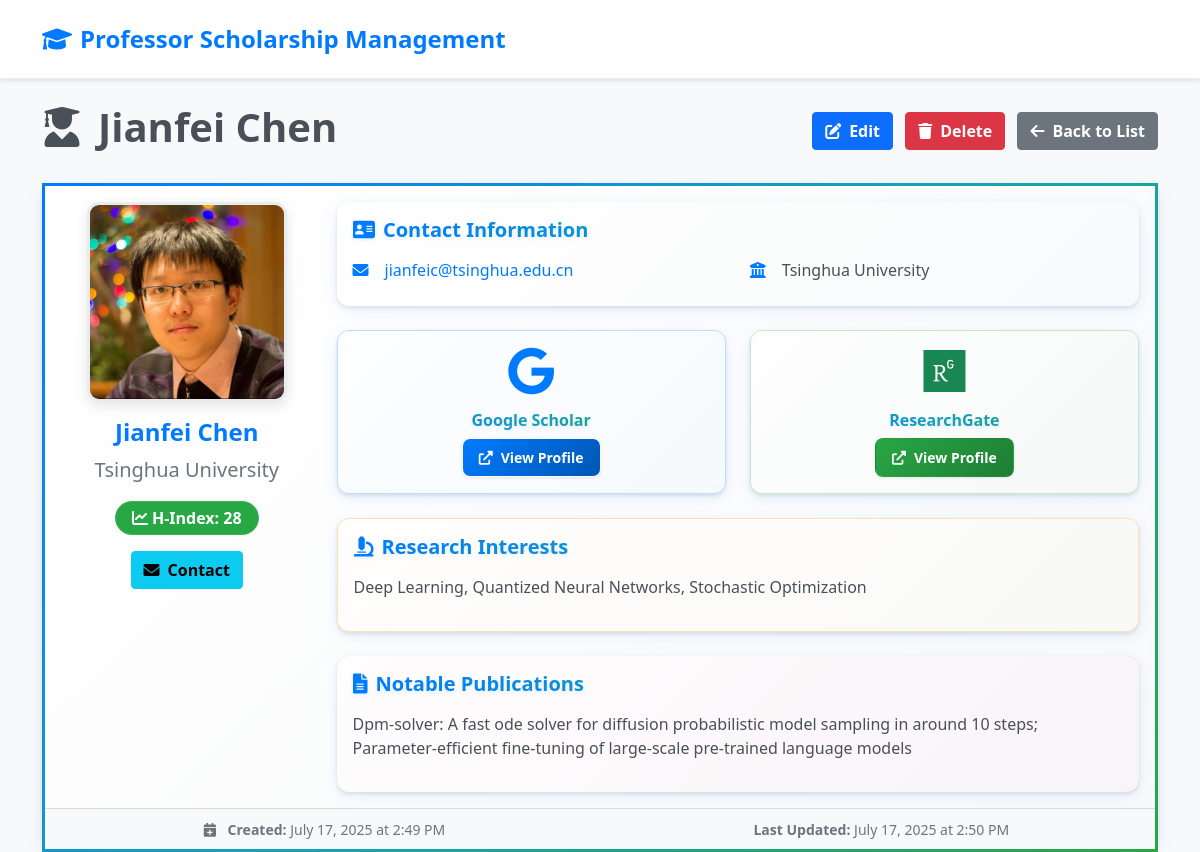
The page /professor/7/ on the database its author committed.
### professors/models.py (models this page shows, shortened)
class Professor(models.Model):
    profile_picture = models.ImageField(upload_to='professors/', blank=True, null=True)
    name = models.CharField(max_length=200)
    university = models.CharField(max_length=200)
    research_interests = models.TextField()
    email = models.EmailField()
    h_index = models.IntegerField()
    famous_articles = models.TextField()
    google_scholar_url = models.URLField()
    researchgate_url = models.URLField()
    created_at = models.DateTimeField(auto_now_add=True)
    updated_at = models.DateTimeField(auto_now=True)
    class Meta:
        ordering = ['name']

### professors/views.py (the view)
# urls.py: path('professor/<int:pk>/', views.ProfessorDetailView.as_view(), name='professor_detail'),
class ProfessorDetailView(DetailView):
    model = Professor
    template_name = 'professors/professor_detail.html'
    context_object_name = 'professor'

### templates/professors/professor_detail.html (shortened to what this page needs)
{% extends 'base.html' %}
{% block extra_css %}
    {% load static %}
    <link href="{% static 'css/professor-detail.css' %}" rel="stylesheet">
{% endblock %}
{% block content %}
<div class="row">
    <div class="col-md-12">
        <div class="d-flex justify-content-between align-items-center mb-4">
            <h1 class="display-6 fw-bold">
                <i class="fas fa-user-graduate me-3"></i>{{ professor.name }}
            </h1>
            <div>
                <a href="{% url 'professor_edit' professor.pk %}" class="btn btn-primary me-2">
                    <i class="fas fa-edit me-2"></i>Edit
                </a>
                <a href="{% url 'professor_delete' professor.pk %}" class="btn btn-danger me-2">
                    <i class="fas fa-trash me-2"></i>Delete
                </a>
                <a href="{% url 'professor_list' %}" class="btn btn-secondary">
                    <i class="fas fa-arrow-left me-2"></i>Back to List
                </a>
            </div>
        </div>
        <div class="card">
            <div class="card-body">
                <div class="row">
                    <div class="col-md-3 text-center">
                        {% if professor.profile_picture %}
                            <img src="{{ professor.profile_picture.url }}" alt="{{ professor.name }}" class="detail-profile-img mb-3">
                        {% else %}
                            <div class="detail-profile-img bg-secondary d-flex align-items-center justify-content-center mx-auto mb-3">
                                <i class="fas fa-user fa-4x text-white"></i>
                            </div>
                        {% endif %}
                        <div class="mb-4">
                            <h4 class="fw-bold text-primary">{{ professor.name }}</h4>
                            <p class="text-muted fs-5 mb-3">{{ professor.university }}</p>
                            <div class="d-flex justify-content-center gap-2 mb-3">
                                <span class="badge rounded-pill fs-6 px-3 py-2 badge-success-gradient">
                                    <i class="fas fa-chart-line me-1"></i>H-Index: {{ professor.h_index }}
                                </span>
                            </div>
                            <a href="mailto:{{ professor.email }}" class="btn btn-info">
                                <i class="fas fa-envelope me-2"></i>Contact
                            </a>
                        </div>
                    </div>
                    <div class="col-md-9">
                        <div class="row mb-4">
                            <div class="col-md-12">
                                <div class="card border-0 bg-light">
                                    <div class="card-body">
                                        <h5 class="card-title text-primary mb-3">
                                            <i class="fas fa-address-card me-2"></i>Contact Information
                                        </h5>
                                        <div class="row">
                                            <div class="col-md-6">
                                                <div class="d-flex align-items-center mb-2">
                                                    <i class="fas fa-envelope text-primary me-3"></i>
                                                    <a href="mailto:{{ professor.email }}" class="text-decoration-none">
                                                        {{ professor.email }}
                                                    </a>
                                                </div>
                                            </div>
                                            <div class="col-md-6">
                                                <div class="d-flex align-items-center mb-2">
                                                    <i class="fas fa-university text-primary me-3"></i>
                                                    <span>{{ professor.university }}</span>
                                                </div>
                                            </div>
                                        </div>
                                    </div>
                                </div>
                            </div>
                        </div>
                        <div class="row mb-4">
                            <div class="col-md-6">
                                <div class="card border-0 card-blue-gradient">
                                    <div class="card-body text-center">
                                        <i class="fab fa-google fa-3x text-primary mb-3"></i>
                                        <h6 class="card-title">Google Scholar</h6>
                                        {% if professor.google_scholar_url %}
                                            <a href="{{ professor.google_scholar_url }}" target="_blank" class="btn btn-animated btn-primary-animated btn-sm">
                                                <i class="fas fa-external-link-alt me-2"></i>View Profile
                                            </a>
                                        {% else %}
                                            <span class="text-muted">Not provided</span>
                                        {% endif %}
                                    </div>
                                </div>
                            </div>
                            <div class="col-md-6">
                                <div class="card border-0 card-green-gradient">
                                    <div class="card-body text-center">
                                        <i class="fab fa-researchgate fa-3x text-success mb-3"></i>
                                        <h6 class="card-title">ResearchGate</h6>
                                        {% if professor.researchgate_url %}
                                            <a href="{{ professor.researchgate_url }}" target="_blank" class="btn btn-animated btn-success-animated btn-sm">
                                                <i class="fas fa-external-link-alt me-2"></i>View Profile
                                            </a>
                                        {% else %}
                                            <span class="text-muted">Not provided</span>
                                        {% endif %}
                                    </div>
                                </div>
                            </div>
                        </div>
                        <div class="card border-0 mb-4 card-orange-gradient">
                            <div class="card-body">
                                <h5 class="card-title text-primary mb-3">
                                    <i class="fas fa-microscope me-2"></i>Research Interests
                                </h5>
                                <div class="research-interests">
                                    {{ professor.research_interests|linebreaks }}
                                </div>
                            </div>
                        </div>
                        <div class="card border-0" style="background: linear-gradient(135deg, #fce4ec 0%, #f8bbd9 100%);">
                            <div class="card-body">
                                <h5 class="card-title text-primary mb-3">
                                    <i class="fas fa-file-alt me-2"></i>Notable Publications
                                </h5>
                                <div class="famous-articles">
                                    {{ professor.famous_articles|linebreaks }}
                                </div>
                            </div>
                        </div>
                    </div>
                </div>
            </div>
            <div class="card-footer bg-light">
                <div class="row text-center">
                    <div class="col-md-6">
                        <small class="text-muted">
                            <i class="fas fa-calendar-plus me-2"></i>
                            <strong>Created:</strong> {{ professor.created_at|date:"F d, Y \a\t g:i A" }}
                        </small>
                    </div>
                    <div class="col-md-6">
                        <small class="text-muted">
                            <strong>Last Updated:</strong> {{ professor.updated_at|date:"F d, Y \a\t g:i A" }}
                        </small>
                    </div>
                </div>
            </div>
        </div>
    </div>
</div>
{% endblock %}

### templates/base.html (shortened to what this page needs)
<!DOCTYPE html>
<html lang="en">
<head>
    <link href="https://cdn.jsdelivr.net/npm/bootstrap@5.1.3/dist/css/bootstrap.min.css" rel="stylesheet">
    <link href="https://cdnjs.cloudflare.com/ajax/libs/font-awesome/6.0.0/css/all.min.css" rel="stylesheet">
    {% load static %}
    <link href="{% static 'css/styles.css' %}" rel="stylesheet">
    {% block extra_css %}{% endblock %}
</head>
<body>
    <nav class="navbar navbar-expand-lg navbar-dark">
        <div class="container">
            <a class="navbar-brand" href="{% url 'professor_list' %}">
                <i class="fas fa-graduation-cap me-2"></i>Professor Scholarship Management
            </a>
        </div>
    </nav>
    <div class="container mt-4">
        {% block content %}
        {% endblock %}
    </div>
</body>
</html>

### static/css/styles.css (style rules this page uses)
:root { --primary-dark: #0a0a0a; --secondary-dark: #1a1a2e; --accent-purple: #16213e; --blue-gradient: linear-gradient(135deg, #667eea 0%, #764ba2 100%); --purple-gradient: linear-gradient(135deg, #a8edea 0%, #fed6e3 100%); --dark-gradient: linear-gradient(135deg, #0f0f23 0%, #16213e 100%); --card-shadow: 0 8px 32px rgba(0, 0, 0, 0.3); --hover-shadow: 0 16px 64px rgba(0, 0, 0, 0.4); --text-light: #e8e8e8; --text-dark: #000000; --text-hover: #000000; }
body { background: #f8f9fa; min-height: 100vh; font-family: 'Segoe UI', system-ui, sans-serif; color: #495057; overflow-x: hidden; }
body::before { display: none; }
.navbar { background: #ffffff !important; backdrop-filter: none; border-bottom: 1px solid #e9ecef; box-shadow: 0 2px 4px rgba(0, 0, 0, 0.1); padding: 1rem 0; }
.navbar-brand { font-weight: 700; font-size: 1.5rem; color: #007bff !important; }
.card { background: linear-gradient(135deg, rgba(255, 255, 255, 0.95) 0%, rgba(248, 249, 250, 0.95) 50%, rgba(240, 248, 255, 0.95) 100%); backdrop-filter: blur(10px); border: 3px solid transparent; background-clip: padding-box; border-image: linear-gradient(135deg, #007bff 0%, #17a2b8 50%, #28a745 100%) 1; border-radius: 12px; box-shadow: 0 4px 15px rgba(0, 123, 255, 0.1), 0 2px 4px rgba(0, 0, 0, 0.1); transition: all 0.3s ease; position: relative; overflow: hidden; }
.card::before { content: ''; position: absolute; top: 0; left: 0; right: 0; bottom: 0; background: linear-gradient(135deg, rgba(0, 123, 255, 0.02) 0%, rgba(23, 162, 184, 0.02) 50%, rgba(40, 167, 69, 0.02) 100%); opacity: 0; transition: opacity 0.3s ease; z-index: 1; pointer-events: none; }
.btn-animated { border-radius: 8px; padding: 8px 16px; font-weight: 500; font-size: 0.875rem; transition: all 0.2s ease; box-shadow: 0 1px 3px rgba(0, 0, 0, 0.1); }
.btn-primary-animated { background: linear-gradient(135deg, #007bff 0%, #0056b3 100%); color: white; border: 1px solid transparent; background-clip: padding-box; }
.btn-success-animated { background: linear-gradient(135deg, #28a745 0%, #1e7e34 100%); color: white; border: 1px solid transparent; }
.btn-animated::before { display: none; }
.detail-profile-img { width: 200px; height: 200px; object-fit: cover; border-radius: 12px; border: 3px solid #e9ecef; box-shadow: 0 4px 12px rgba(0, 0, 0, 0.1); transition: all 0.3s ease; }
.badge { border: 1px solid rgba(255, 255, 255, 0.1); }
a { color: #007bff; }
.text-primary { color: #007bff !important; }
.text-muted { color: #6c757d !important; }
.btn { font-weight: 600; text-shadow: none; }
.badge-success-gradient { background: #28a745 !important; color: white !important; }
.card-blue-gradient { background: #e3f2fd !important; border: 1px solid #bbdefb !important; }
.card-green-gradient { background: #e8f5e8 !important; border: 1px solid #c8e6c9 !important; }
.card-orange-gradient { background: #fff3e0 !important; border: 1px solid #ffe0b2 !important; }
.fade-in { animation: fadeInUp 0.6s ease-out; }
.card-body { background: linear-gradient(135deg, rgba(255, 255, 255, 0.9) 0%, rgba(248, 249, 250, 0.9) 100%); backdrop-filter: blur(5px); position: relative; z-index: 2; }
.card-title { background: linear-gradient(135deg, #007bff 0%, #17a2b8 50%, #28a745 100%); -webkit-background-clip: text; -webkit-text-fill-color: transparent; background-clip: text; font-weight: 700; text-shadow: 0 2px 4px rgba(0, 123, 255, 0.1); }

### rows shown on the page
Professor: name "Jianfei Chen", profile_picture (picture), university "Tsinghua University", h_index "28", email "jianfeic@tsinghua.edu.cn", research_interests "Deep Learning, Quantized Neural Networks, Stochastic Optimization", famous_articles "Dpm-solver: A fast ode solver for diffusion probabilistic model sampling in around 10 steps; Parameter-efficient fine-tuning of large-scale pre-trained language models", created_at "July 17, 2025 at 2:49 PM", updated_at "July 17, 2025 at 2:50 PM"
